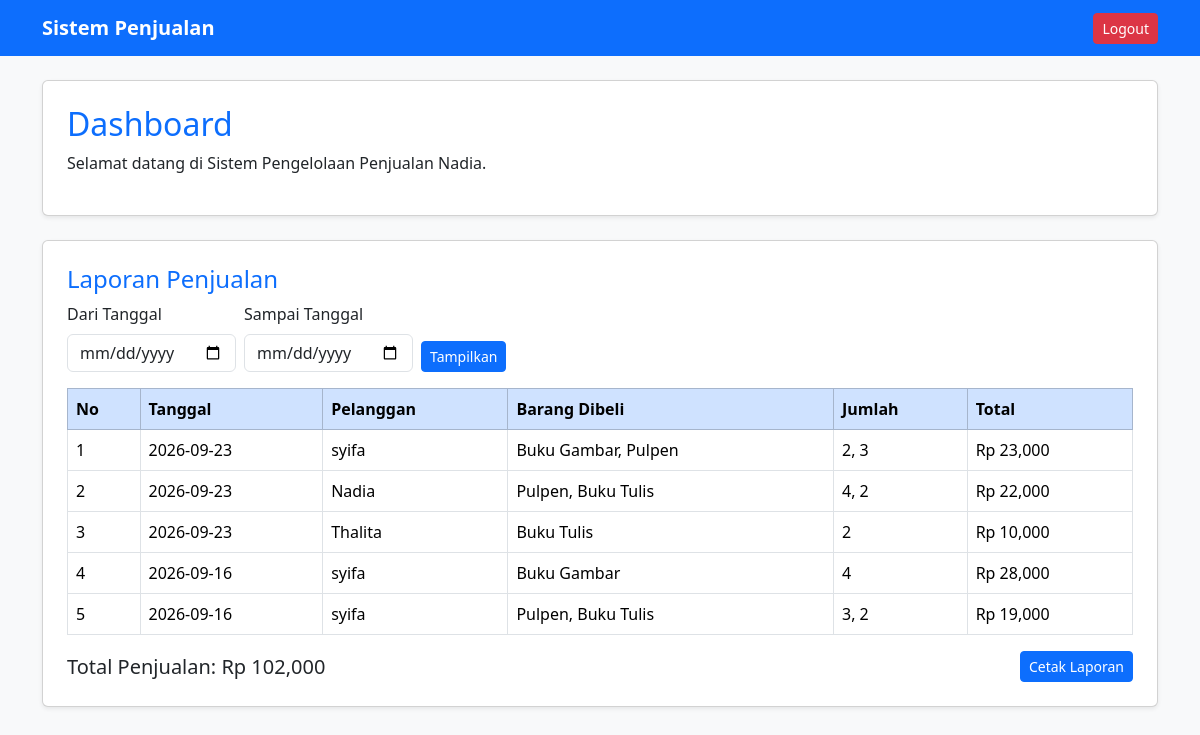
The app's page /index.php (signed in) with its own data.
### tables this page shows
CREATE TABLE `penjualan` (
  `PenjualanID` int(11) NOT NULL,
  `TanggalPenjualan` date DEFAULT NULL,
  `TotalHarga` decimal(10,2) DEFAULT NULL,
  `PelangganID` int(11) DEFAULT NULL,
  `UangTunai` int(11) DEFAULT NULL,
  `Kembalian` int(11) DEFAULT NULL
);

CREATE TABLE `pelanggan` (
  `PelangganID` int(11) NOT NULL,
  `NamaPelanggan` varchar(255) DEFAULT NULL,
  `Alamat` text DEFAULT NULL,
  `NomorTelepon` varchar(15) DEFAULT NULL
);

### index.php (the view, shortened to what this page needs)
<?php
    include "koneksi.php";
    $dari=$_GET['dari']??'';
    $sampai=$_GET['sampai']??'';
    $where="WHERE 1=1";
    $data=mysqli_query($koneksi,"SELECT
        p.PenjualanID,
        p.TanggalPenjualan,
        pel.NamaPelanggan,
        p.TotalHarga,
        GROUP_CONCAT(pr.NamaProduk SEPARATOR ', ') barang,
        GROUP_CONCAT(d.JumlahProduk SEPARATOR ', ') jumlah
        FROM penjualan p
        JOIN pelanggan pel ON p.PelangganID=pel.PelangganID
        JOIN detailpenjualan d ON p.PenjualanID=d.PenjualanID
        JOIN produk pr ON d.ProdukID=pr.ProdukID
        $where
        GROUP BY p.PenjualanID
        ORDER BY p.TanggalPenjualan DESC
    ");
    $totalUang=0;
?>
<!DOCTYPE html>
<html>
<head>
    <link rel="stylesheet" href="asset/bootstrap.min.css">
</head>
<body class="bg-light">
    <nav class="navbar navbar-dark bg-primary">
        <div class="container">
            <span class="navbar-brand fw-bold">
                Sistem Penjualan
            </span>
            <a href="logout.php" class="btn btn-danger btn-sm">
                Logout
            </a>
        </div>
    </nav>
    <div class="container mt-4">
        <div class="card shadow-sm p-4 mb-4">
            <h2 class="text-primary">
                Dashboard
            </h2>
            <p>
                Selamat datang di Sistem Pengelolaan Penjualan Nadia.
            </p>
        </div>
        <?php if($_SESSION['level']=='admin'){ ?>
            <div class="card shadow-sm p-4 mt-4 mb-4">
                <h4 class="text-primary">
                    Laporan Penjualan
                </h4>
                <form method="get"
                      class="d-flex gap-2 mb-3 align-items-end">
                    <div>
                        <label class="form-label">
                            Dari Tanggal
                        </label>
                        <input type="date"
                               name="dari"
                               class="form-control"
                               value="<?= $dari ?>">
                    </div>
                    <div>
                        <label class="form-label">
                            Sampai Tanggal
                        </label>
                        <input type="date"
                               name="sampai"
                               class="form-control"
                               value="<?= $sampai ?>">
                    </div>
                    <button class="btn btn-primary btn-sm">
                        Tampilkan
                    </button>
                </form>
                <table class="table table-bordered">
                    <tr class="table-primary">
                        <th>
                            No
                        </th>
                        <th>
                            Tanggal
                        </th>
                        <th>
                            Pelanggan
                        </th>
                        <th>
                            Barang Dibeli
                        </th>
                        <th>
                            Jumlah
                        </th>
                        <th>
                            Total
                        </th>
                    </tr>
                    <?php
                    $no=1;
                    while($d=mysqli_fetch_array($data)){
                        $totalUang += $d['TotalHarga'];
                    ?>
                    <tr>
                        <td>
                            <?= $no++ ?>
                        </td>
                        <td>
                            <?= $d['TanggalPenjualan'] ?>
                        </td>
                        <td>
                            <?= $d['NamaPelanggan'] ?>
                        </td>
                        <td>
                            <?= $d['barang'] ?>
                        </td>
                        <td>
                            <?= $d['jumlah'] ?>
                        </td>
                        <td>
                            Rp <?= number_format($d['TotalHarga']) ?>
                        </td>
                    </tr>
                    <?php } ?>
                </table>
                <div class="d-flex justify-content-between align-items-center">
                    <h5 class="mb-0">
                        Total Penjualan:
                        Rp <?= number_format($totalUang) ?>
                    </h5>
                    <a href="cetak.php?dari=<?= $dari ?>&sampai=<?= $sampai ?>"
                       target="_blank"
                       class="btn btn-primary btn-sm">
                        Cetak Laporan
                    </a>
                </div>
            </div>
        <?php } ?>
    </div>
</body>
</html>

### records on screen
penjualan: TanggalPenjualan "2026-09-23", PelangganID.NamaPelanggan "syifa", barang "Buku Gambar, Pulpen", jumlah "2, 3", TotalHarga "23,000"
penjualan: TanggalPenjualan "2026-09-23", PelangganID.NamaPelanggan "Nadia", barang "Pulpen, Buku Tulis", jumlah "4, 2", TotalHarga "22,000"
penjualan: TanggalPenjualan "2026-09-23", PelangganID.NamaPelanggan "Thalita", barang "Buku Tulis", jumlah "2", TotalHarga "10,000"
penjualan: TanggalPenjualan "2026-09-16", PelangganID.NamaPelanggan "syifa", barang "Buku Gambar", jumlah "4", TotalHarga "28,000"
penjualan: TanggalPenjualan "2026-09-16", PelangganID.NamaPelanggan "syifa", barang "Pulpen, Buku Tulis", jumlah "3, 2", TotalHarga "19,000"

### other values on screen
$totalUang "102,000"
